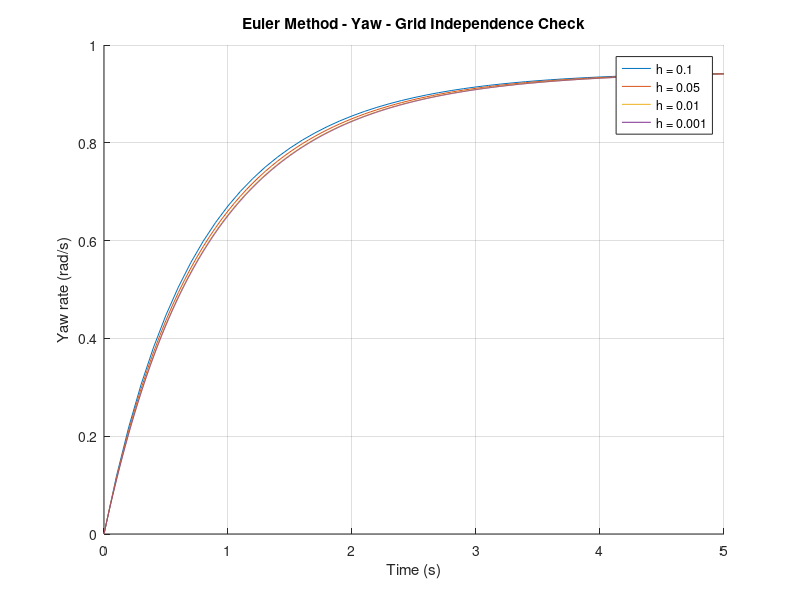
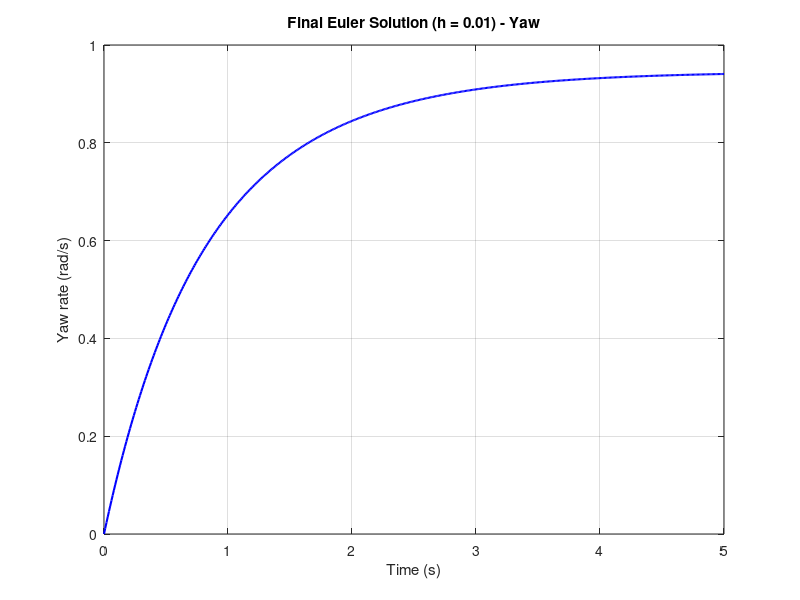
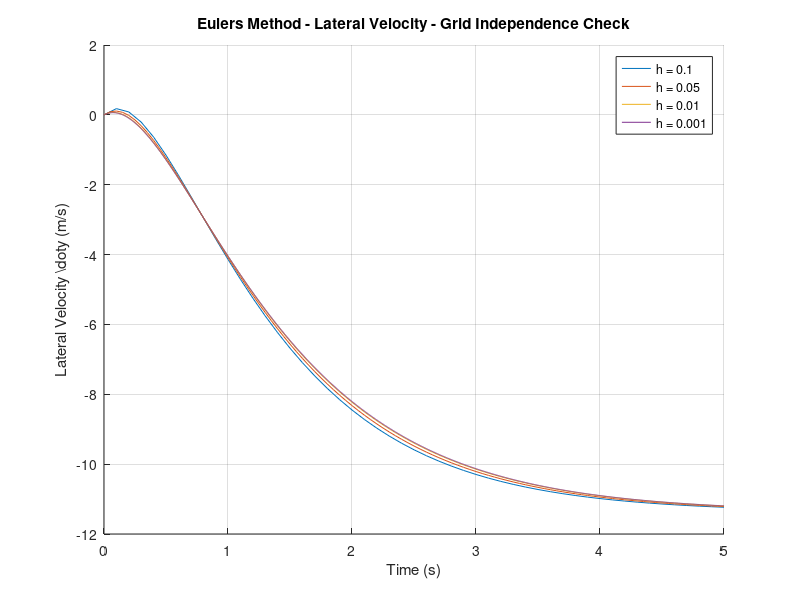
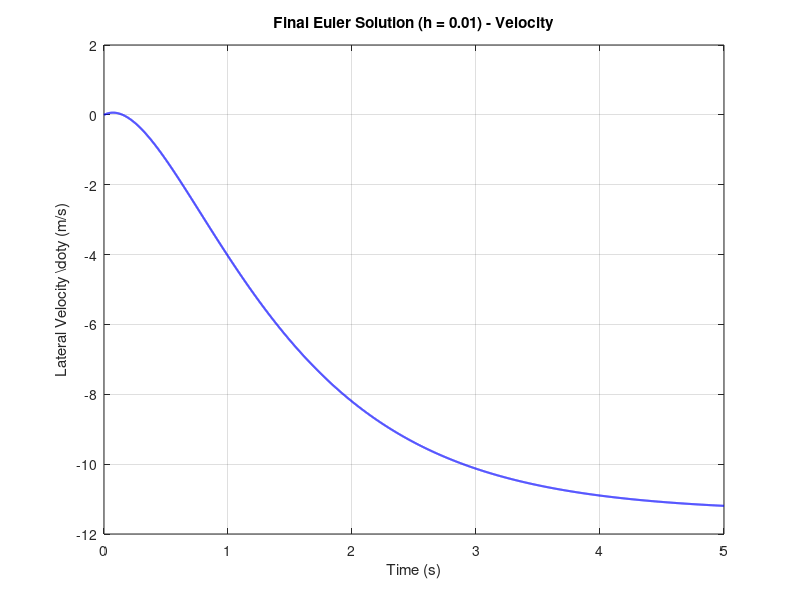

MATLAB code to generate these figures, in order:
%Parameters for Vehicle
m = 1400;          % kg
a = 1.14;          % m
b = 1.33;          % m
Caf = 25000;       % N/rad
Car = 21000;       % N/rad
Iz = 2420;         % kg·m^2
u = 75 / 3.6;      % Convert from km/h to m/s
delta = 0.1;       % Step steering input (rad)

%Matrix
A = [- (Caf + Car)/(m*u), (-a*Caf + b*Car)/(m*u) - u;
     (-a*Caf + b*Car)/(Iz*u), - (a^2*Caf + b^2*Car)/(Iz*u)];

B = [Caf/m;a*Caf/Iz];

bicycle_ODE = @(t,x) A * x + B * delta;

%Define IVP
tspan = [0,5];
y0 = 1;
x0 = [0,0];
h = 0.01;
f = @(t,y) t * y;

% Generic IVP solver
function [t, y] = solveIVP(f, tspan, y0, h, solver)
    t = tspan(1):h:tspan(2);
    y = zeros(length(y0), length(t));
    y(:,1) = y0;
    for n = 1:length(t) - 1
        y(:,n+1) = solver(f, t(n), y(:,n), h);
    end
end

%Euler Method (forward)
function [t,x] = euler_1(ode, tspan, x0, h)

    t = tspan(1) : h : tspan(2);
    n = length(t);
    x = zeros(length(x0), n);
    x(:,1) = x0;

    for i = 1:length(t) -1;
        x(:, i+1) = x(:, i) + h * ode(t(i), x(:, i));
    end
end


stepSize = [0.1, 0.05, 0.01, 0.001];

figure (1);
hold on;
for h = stepSize
    [t, x] = euler_1(bicycle_ODE, tspan, x0, h);
    plot(t, x(2,:), 'DisplayName', ['h = ', num2str(h)]);
end

title('Euler Method - Yaw - Grid Independence Check');
xlabel('Time (s)');
ylabel('Yaw rate (rad/s)');
legend;
grid on;

h_selected = 0.01; % Chosen based on grid study
[t, x] = euler_1(bicycle_ODE, tspan, x0, h_selected);

figure(2);
plot(t, x(2,:), 'b', 'LineWidth', 1.5);
title('Final Euler Solution (h = 0.01) - Yaw');
xlabel('Time (s)');
ylabel('Yaw rate (rad/s)');
grid on;

figure(3);
hold on;
for h = stepSize
    [t, x] = euler_1(bicycle_ODE, tspan, x0, h);
    plot(t, x(1,:), 'DisplayName', ['h = ', num2str(h)]);
end
title('Eulers Method - Lateral Velocity - Grid Independence Check');
xlabel('Time (s)');
ylabel('Lateral Velocity \dot{y} (m/s)');
legend;
grid on;

figure(4);
plot(t, x(1,:), 'b', 'LineWidth', 1.5);
title('Final Euler Solution (h = 0.01) - Velocity');
xlabel('Time (s)');
ylabel('Lateral Velocity \dot{y} (m/s)');
grid on;